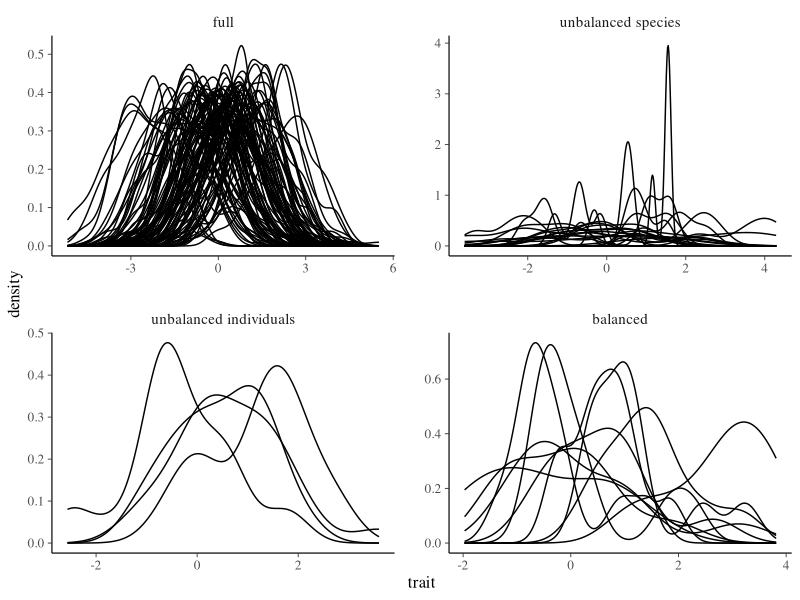
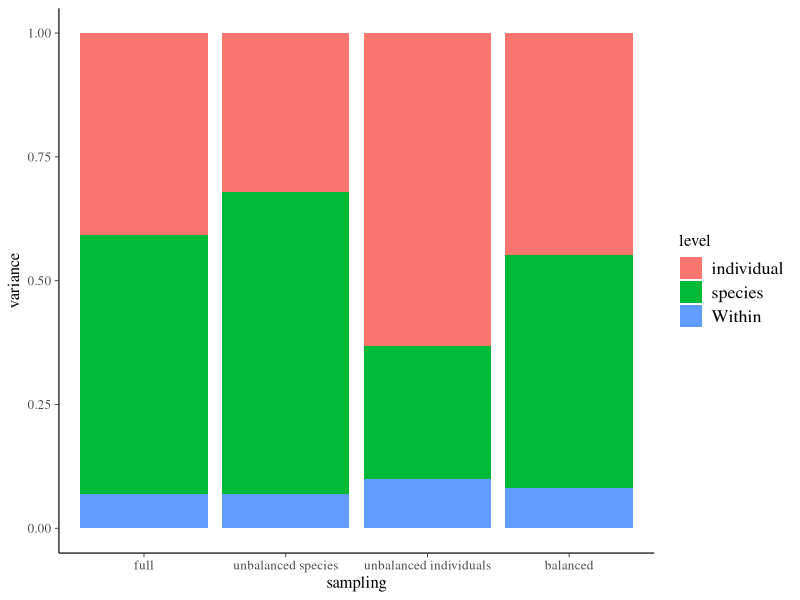
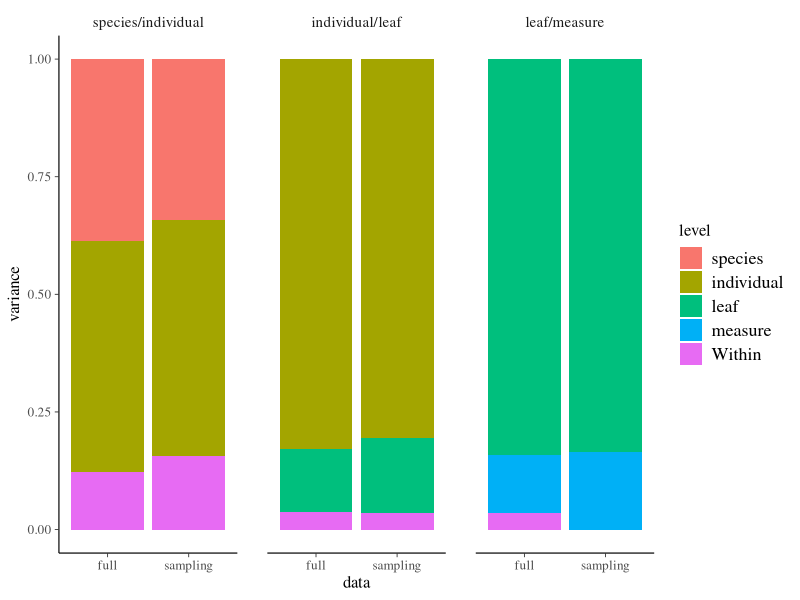

Source code (R) for these figures, in order:
## ---- chunk 1
rm(list = ls()) ; invisible(gc()) ; set.seed(42)
library(knitr)
library(kableExtra)
if(knitr:::is_html_output()) options(knitr.table.format = "html") 
if(knitr:::is_latex_output()) options(knitr.table.format = "latex") 
library(tidyverse)
theme_set(bayesplot::theme_default())
opts_chunk$set(
  echo = F, message = F, warning = F, fig.height = 6, fig.width = 8,
  cache = T, cache.lazy = F)
## ---- chunk 2
S <- 100
I <- 100
sigma_sp <- 1
sigma_ind <- 1
data <- data.frame(species = 1:S, trait = rnorm(S, 0, sigma_sp)) %>% 
  group_by(species) %>% 
  do(data.frame(individual = 1:I, trait = rnorm(I, .$trait, sigma_ind))) %>% 
  mutate_at(c("species", "individual"), as.factor)
subdata1 <- data %>% 
  filter(species %in% unique(data$species)[1:25]) %>% 
  group_by(species) %>% 
  sample_n(4) %>% 
  ungroup()
subdata2 <- data %>% 
  filter(species %in% unique(data$species)[1:4]) %>% 
  group_by(species) %>% 
  sample_n(25) %>% 
  ungroup()
subdata3 <- data %>% 
  filter(species %in% unique(data$species)[1:10]) %>% 
  group_by(species) %>% 
  sample_n(10) %>% 
  ungroup()
data <- list("full" = data, 
             "unbalanced species" = subdata1, 
             "unbalanced individuals" = subdata2, 
             "balanced" = subdata3) %>% 
  bind_rows(.id = "sampling") %>% 
  mutate(sampling = factor(sampling, levels = c("full", "unbalanced species",
                                                "unbalanced individuals", "balanced")))
## ---- chunk 3
ggplot(data, aes(trait, group = species)) +
  geom_density(alpha = 0.3) +
  facet_wrap(~ sampling, scales = "free")
## ---- chunk 4
fun <- function(data){
  var <- ape::varcomp(nlme::lme(trait ~ 1, random=~1|species/individual, data), 1)
  return(data.frame(level = names(var), variance = as.vector(var)))
}
data %>% 
  group_by(sampling) %>% 
  do(var = fun(.)) %>% 
  unnest(var) %>% 
  ggplot(aes(x = sampling, y = variance, fill = level)) +
  geom_bar(stat = "identity", position = "stack")
## ---- chunk 5
S <- 10
I <- 10
L <- 10
M <- 10
sigma_sp <- 6
sigma_ind <- 4
sigma_leaf <- 2
sigma_meas <- 1
data <- data.frame(species = 1:S, trait = rnorm(S, 0, sigma_sp)) %>% 
  group_by(species) %>% 
  do(data.frame(individual = 1:I, trait = rnorm(I, .$trait, sigma_ind))) %>% 
  group_by(species, individual) %>% 
  do(data.frame(leaf = 1:L, trait = rnorm(L, .$trait, sigma_leaf))) %>% 
  group_by(species, individual, leaf) %>% 
  do(data.frame(measure = 1:M, trait = rnorm(M, .$trait, sigma_meas))) %>% 
  ungroup() %>% 
  mutate_at(c("species", "individual", "leaf", "measure"), as.factor)
subdata <- bind_rows(
  # 10 sps & 10 inds
  data %>% 
    filter(leaf == 1) %>% 
    filter(measure == 1),
  # 10 inds & 10 leaves
  data %>% 
    filter(species == 1) %>% 
    filter(measure == 1),
  # 10 leaves & 10 measures
  data %>% 
    filter(species == 1) %>% 
    filter(individual == 1)
)
## ---- chunk 6
fun <- function(data){
  var1 <- ape::varcomp(nlme::lme(trait ~ 1, random=~1|species/individual, data), 1)
  var2 <- ape::varcomp(nlme::lme(trait ~ 1, random=~1|individual/leaf, 
                                 filter(data, species == 1)), 1)
  var3 <- ape::varcomp(nlme::lme(trait ~ 1, random=~1|leaf/measure, 
                                 filter(data, species == 1, individual == 1)), 1)
  lapply(list("species/individual" = var1,
              "individual/leaf" = var2, 
              "leaf/measure" = var3),
         function(var) 
           data.frame(level = names(var), variance = as.vector(var))) %>% 
    bind_rows(.id = "comparison") %>% 
    mutate(level = factor(level, levels = c("species", "individual", "leaf",
                                            "measure", "Within"))) %>% 
    mutate(comparison = factor(comparison, levels = c("species/individual", "individual/leaf",
                                                      "leaf/measure")))
}
lapply(list("full" = data, "sampling" = subdata), fun) %>% 
  bind_rows(.id = "data") %>% 
  ggplot(aes(x = data, y = variance, fill = level)) +
  geom_bar(stat = "identity", position = "stack") +
  facet_wrap(~ comparison)
